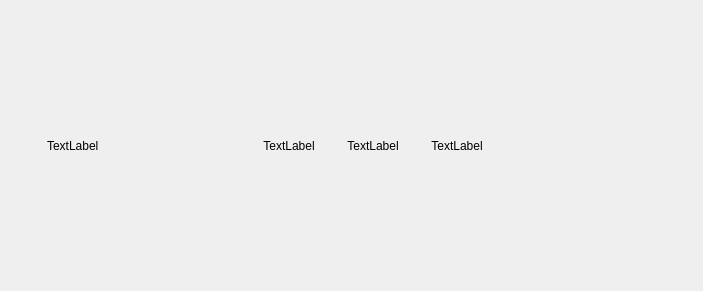
<?xml version="1.0" encoding="UTF-8"?>
<ui version="4.0">
 <class>HeaderWidget</class>
 <widget class="BackgroundWidget" name="HeaderWidget">
  <property name="geometry">
   <rect>
    <x>0</x>
    <y>0</y>
    <width>703</width>
    <height>291</height>
   </rect>
  </property>
  <property name="windowTitle">
   <string>Form</string>
  </property>
  <layout class="QVBoxLayout" name="verticalLayout_2">
   <property name="spacing">
    <number>0</number>
   </property>
   <property name="leftMargin">
    <number>32</number>
   </property>
   <property name="topMargin">
    <number>16</number>
   </property>
   <property name="rightMargin">
    <number>32</number>
   </property>
   <property name="bottomMargin">
    <number>16</number>
   </property>
   <item>
    <spacer name="verticalSpacer">
     <property name="orientation">
      <enum>Qt::Vertical</enum>
     </property>
     <property name="sizeHint" stdset="0">
      <size>
       <width>20</width>
       <height>1</height>
      </size>
     </property>
    </spacer>
   </item>
   <item>
    <layout class="QHBoxLayout" name="horizontalLayout">
     <property name="spacing">
      <number>8</number>
     </property>
     <property name="margin">
      <number>0</number>
     </property>
     <item>
      <widget class="QLabel" name="iconLabel">
       <property name="text">
        <string/>
       </property>
      </widget>
     </item>
     <item>
      <widget class="QLabel" name="captionLabel">
       <property name="text">
        <string>TextLabel</string>
       </property>
       <property name="alignment">
        <set>Qt::AlignLeading|Qt::AlignLeft|Qt::AlignVCenter</set>
       </property>
      </widget>
     </item>
     <item>
      <spacer name="horizontalSpacer">
       <property name="orientation">
        <enum>Qt::Horizontal</enum>
       </property>
       <property name="sizeHint" stdset="0">
        <size>
         <width>40</width>
         <height>20</height>
        </size>
       </property>
      </spacer>
     </item>
     <item>
      <widget class="ClickableLabel" name="anchor1Label">
       <property name="text">
        <string>TextLabel</string>
       </property>
       <property name="alignment">
        <set>Qt::AlignCenter</set>
       </property>
      </widget>
     </item>
     <item>
      <spacer name="horizontalSpacer_3">
       <property name="orientation">
        <enum>Qt::Horizontal</enum>
       </property>
       <property name="sizeType">
        <enum>QSizePolicy::Fixed</enum>
       </property>
       <property name="sizeHint" stdset="0">
        <size>
         <width>24</width>
         <height>20</height>
        </size>
       </property>
      </spacer>
     </item>
     <item>
      <widget class="ClickableLabel" name="anchor2Label">
       <property name="text">
        <string>TextLabel</string>
       </property>
       <property name="alignment">
        <set>Qt::AlignCenter</set>
       </property>
      </widget>
     </item>
     <item>
      <spacer name="horizontalSpacer_4">
       <property name="orientation">
        <enum>Qt::Horizontal</enum>
       </property>
       <property name="sizeType">
        <enum>QSizePolicy::Fixed</enum>
       </property>
       <property name="sizeHint" stdset="0">
        <size>
         <width>24</width>
         <height>20</height>
        </size>
       </property>
      </spacer>
     </item>
     <item>
      <widget class="ClickableLabel" name="anchor3Label">
       <property name="text">
        <string>TextLabel</string>
       </property>
       <property name="alignment">
        <set>Qt::AlignCenter</set>
       </property>
      </widget>
     </item>
     <item>
      <spacer name="horizontalSpacer_2">
       <property name="orientation">
        <enum>Qt::Horizontal</enum>
       </property>
       <property name="sizeHint" stdset="0">
        <size>
         <width>40</width>
         <height>20</height>
        </size>
       </property>
      </spacer>
     </item>
     <item>
      <spacer name="balanceSpacer">
       <property name="orientation">
        <enum>Qt::Horizontal</enum>
       </property>
       <property name="sizeType">
        <enum>QSizePolicy::Fixed</enum>
       </property>
       <property name="sizeHint" stdset="0">
        <size>
         <width>32</width>
         <height>20</height>
        </size>
       </property>
      </spacer>
     </item>
    </layout>
   </item>
   <item>
    <spacer name="verticalSpacer_2">
     <property name="orientation">
      <enum>Qt::Vertical</enum>
     </property>
     <property name="sizeHint" stdset="0">
      <size>
       <width>20</width>
       <height>1</height>
      </size>
     </property>
    </spacer>
   </item>
  </layout>
 </widget>
 <customwidgets>
  <customwidget>
   <class>BackgroundWidget</class>
   <extends>QWidget</extends>
   <header>widgets/BackgroundWidget.h</header>
   <container>1</container>
  </customwidget>
  <customwidget>
   <class>ClickableLabel</class>
   <extends>QLabel</extends>
   <header>widgets/ClickableLabel.h</header>
  </customwidget>
 </customwidgets>
 <resources/>
 <connections/>
</ui>
